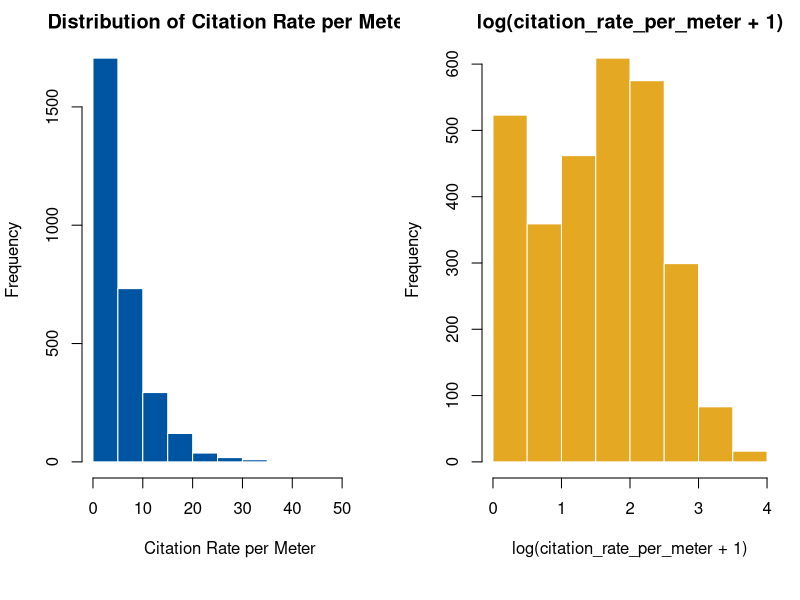
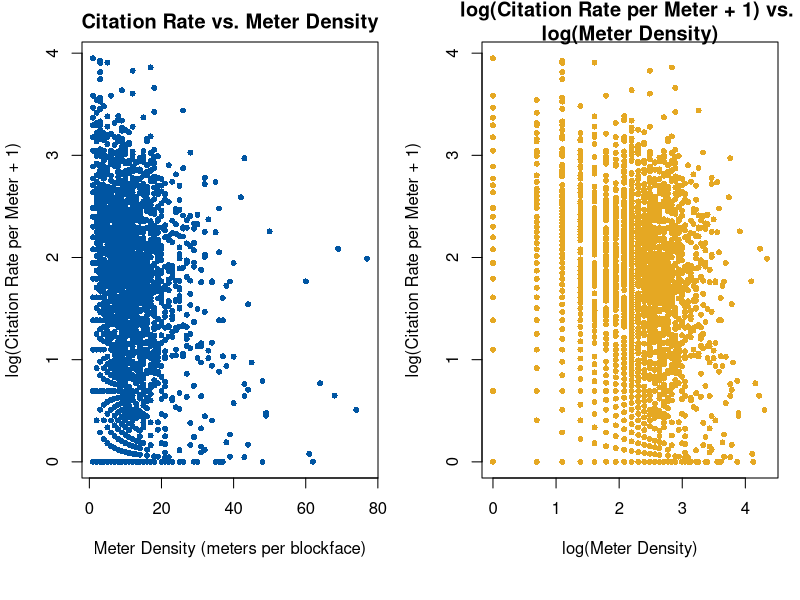
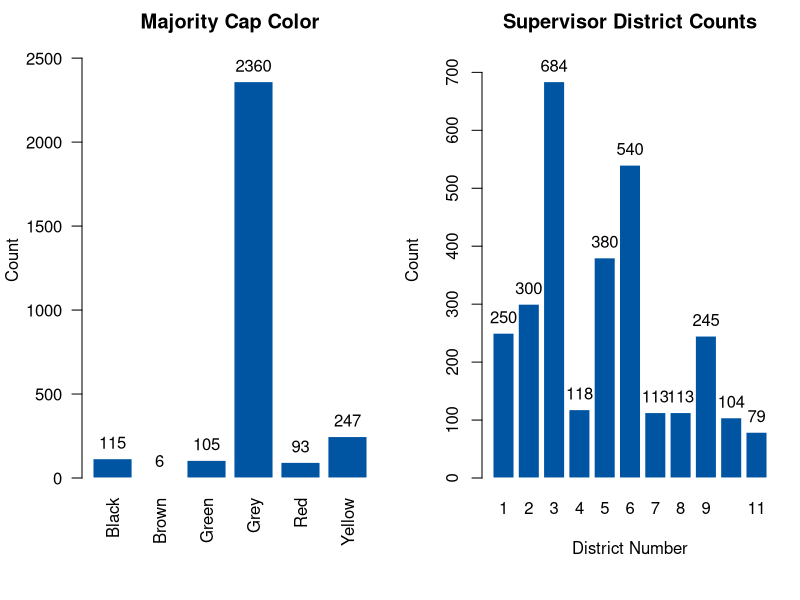
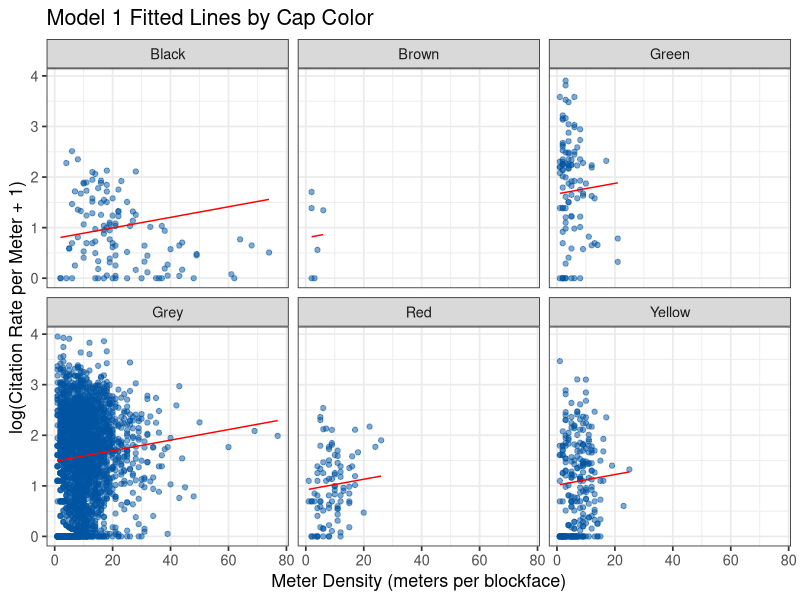
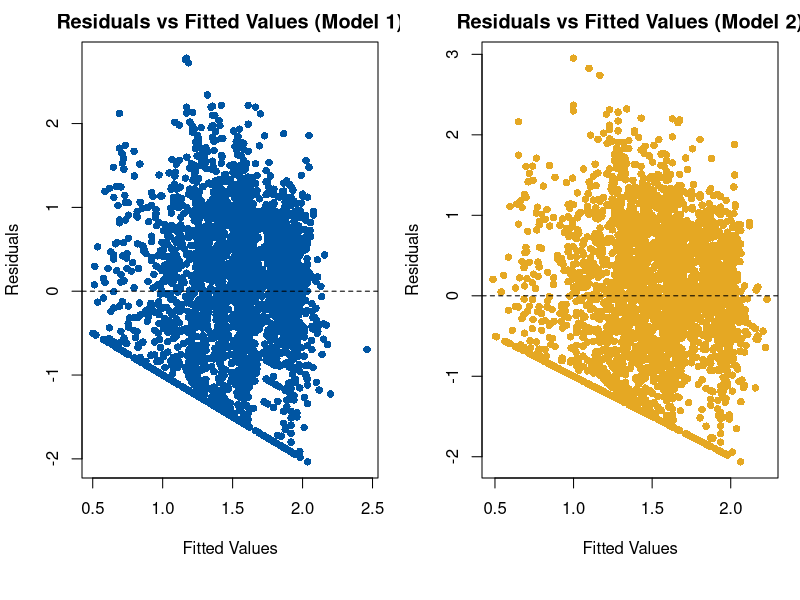
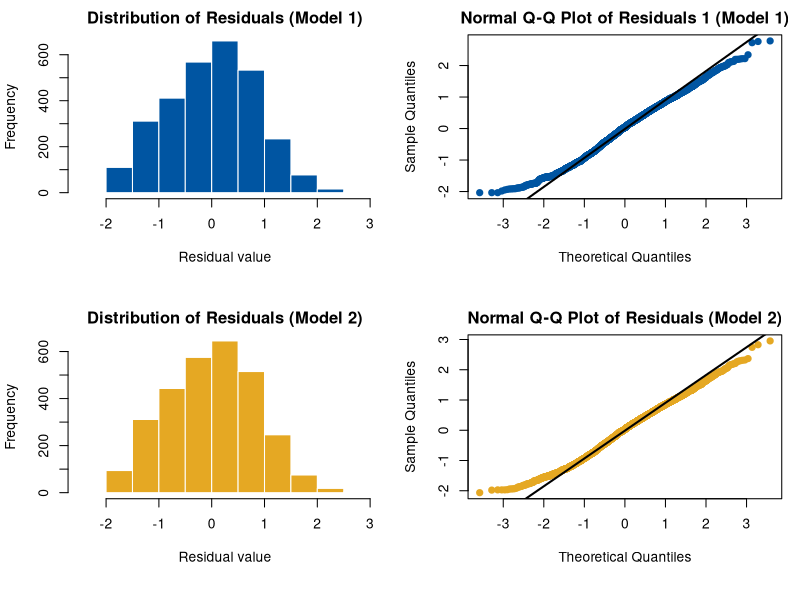

Write the R code that produced these figures, in order.
## ---- chunk 1
#| echo: false
#| message: false
#| warning: false
library(readr)
library(dplyr)
library(tidyr)
library(ggplot2)

blockfaces <- read_csv("../data/blockface_regression_dataset_2025.csv", show_col_types = FALSE)
blockfaces$log_meter_count <- log(blockfaces$meter_count)

sjsu_blue <- "#0055A2"
sjsu_gold <- "#E5A823"
sjsu_gray <- "#939597"
sjsu_darkgray <- "#53565A"
## ---- chunk 2
#| echo: false
#| label: fig-citation-dist
#| fig-cap: "Distributions of Citation Rate per Meter (left) and log(citation_rate_per_meter + 1) (right)."
#| fig-width: 10
#| fig-height: 4.5
#| out-width: "90%"
par(mfrow = c(1, 2), mar = c(6, 4, 2, 1) + 0.1)
hist(
blockfaces$citation_rate_per_meter,
main = "Distribution of Citation Rate per Meter",
xlab = "Citation Rate per Meter",
col = sjsu_blue,
border = "white"
)
hist(
blockfaces$log_rate,
main = "log(citation_rate_per_meter + 1)",
xlab = "log(citation_rate_per_meter + 1)",
col = sjsu_gold,
border = "white"
)
## ---- chunk 3
#| echo: false
#| label: fig-meter-scatter
#| fig-cap: "Scatterplots of log citation rate versus meter density on the original (left) and log scale (right)."
#| fig-width: 10
#| fig-height: 4.5
#| out-width: "90%"
par(mfrow = c(1, 2), mar = c(6, 4, 2, 1) + 0.1)
plot(
  blockfaces$meter_count,
  blockfaces$log_rate,
  col = sjsu_blue,
  pch = 16,
  cex = 0.8,
  xlab = "Meter Density (meters per blockface)",
  ylab = "log(Citation Rate per Meter + 1)",
  main = "Citation Rate vs. Meter Density"
)
plot(
  blockfaces$log_meter_count,
  blockfaces$log_rate,
  col = sjsu_gold,
  pch = 16,
  cex = 0.8,
  xlab = "log(Meter Density)",
  ylab = "log(Citation Rate per Meter + 1)",
  main = "log(Citation Rate per Meter + 1) vs. \nlog(Meter Density)"
)
## ---- chunk 4
#| echo: false
#| label: fig-cap-districts
#| fig-cap: "Distributions of Cap Colors Count (left) and Supervisor Districts Count (right)."
#| fig-width: 10
#| fig-height: 4.5
#| out-width: "90%"
par(mfrow = c(1, 2), mar = c(6, 4, 2, 1) + 0.1)
cap_color_counts <- table(blockfaces$cap_color_majority)

bar_midpoints_cap <- barplot(
  cap_color_counts,
  col = sjsu_blue,
  border = "white",
  main = "Majority Cap Color",
  ylab = "Count",
  las = 2,
  ylim = c(0, max(cap_color_counts) * 1.1)
)
text(
  x = bar_midpoints_cap,
  y = cap_color_counts,
  labels = cap_color_counts,
  pos = 3
)

district_counts <- table(blockfaces$supervisor_district)

bar_midpoints_district <- barplot(
  district_counts,
  col = sjsu_blue,
  border = "white",
  main = "Supervisor District Counts",
  xlab = "District Number",
  ylab = "Count",
  ylim = c(0, max(district_counts) * 1.1)
)
text(
  x = bar_midpoints_district,
  y = district_counts,
  labels = district_counts,
  pos = 3
)
## ---- chunk 5
#| echo: false
#| warning: false
#| label: fig-cap-col-fitted
#| fig-cap: "Model 1 - Fitted Lines by Cap Color for Supervisor District 3."
#| fig-width: 8
#| fig-height: 4.5
#| out-width: "90%"
blockfaces$supervisor_district <- as.factor(blockfaces$supervisor_district)
blockfaces$cap_color_majority <- as.factor(blockfaces$cap_color_majority)

model_1 <- lm(log_rate ~ meter_count + cap_color_majority + supervisor_district, data=blockfaces)
model_2 <- lm(log_rate ~ log_meter_count + cap_color_majority + supervisor_district, data=blockfaces)

# build prediction grid for cap color
grid_cap_col <- blockfaces %>%
  group_by(cap_color_majority) %>%
  summarize(
    min_m = min(meter_count),
    max_m = max(meter_count),
    .groups = "drop"
  ) %>%
  rowwise() %>%
  mutate(meter_count = list(seq(min_m, max_m, length.out = 100))) %>%
  unnest(meter_count) %>%
  mutate(
    log_meter_count = log(meter_count),
    supervisor_district = factor(3, levels = levels(blockfaces$supervisor_district))
  )

grid_cap_col$pred_log_rate <- predict(model_1, newdata = grid_cap_col)

cap_col_plot_1 <- ggplot(blockfaces, aes(x = meter_count, y = log_rate)) +
  geom_point(alpha = 0.5, color = sjsu_blue) +
  geom_line(data = grid_cap_col, aes(x = meter_count, y = pred_log_rate), color = "red") +
  facet_wrap(~ cap_color_majority) +
  xlab("Meter Density (meters per blockface)") +
  ylab("log(Citation Rate per Meter + 1)") +
  ggtitle("Model 1 Fitted Lines by Cap Color") +
  theme_bw(base_size = 13) + theme(legend.position = "none")

print(cap_col_plot_1)
## ---- chunk 6
#| echo: false
#| warning: false
#| label: fig-resid-fitted
#| fig-cap: "Residuals versus fitted values from both regression models."
#| fig-width: 8
#| fig-height: 4.5
#| out-width: "90%"
residuals_1 <- residuals(model_1)
residuals_2 <- residuals(model_2)

# Residuals vs Fitted
fitted_1 <- fitted(model_1)
fitted_2 <- fitted(model_2)
par(mfrow = c(1, 2))
plot(fitted_1, residuals_1,
     col = sjsu_blue,
     main = "Residuals vs Fitted Values (Model 1)",
     xlab = "Fitted Values",
     ylab = "Residuals",
     pch = 16)
abline(h = 0, lty = 2)
plot(fitted_2, residuals_2,
     col = sjsu_gold,
     main = "Residuals vs Fitted Values (Model 2)",
     xlab = "Fitted Values",
     ylab = "Residuals",
     pch = 16)
abline(h = 0, lty = 2)
## ---- chunk 7
#| echo: false
#| warning: false
#| label: fig-hist-qq
#| fig-cap: "Histogram and Q-Q plot of residuals from both regression models."
#| fig-width: 8
#| fig-height: 6
#| out-width: "90%"
par(mfrow = c(2, 2))

# Histogram of residuals
hist(residuals_1,
     main = "Distribution of Residuals (Model 1)",
     xlab = "Residual value",
     col = sjsu_blue,
     border = "white")

# Q-Q plot of residuals
qqnorm(residuals_1,
       main = "Normal Q-Q Plot of Residuals 1 (Model 1)",
       pch = 19,
       col = sjsu_blue)
qqline(residuals_1, lwd = 2)

# Histogram of residuals
hist(residuals_2,
     main = "Distribution of Residuals (Model 2)",
     xlab = "Residual value",
     col = sjsu_gold,
     border = "white")

# Q-Q plot of residuals
qqnorm(residuals_2,
       main = "Normal Q-Q Plot of Residuals (Model 2)",
       pch = 19,
       col = sjsu_gold)
qqline(residuals_1, lwd = 2)
